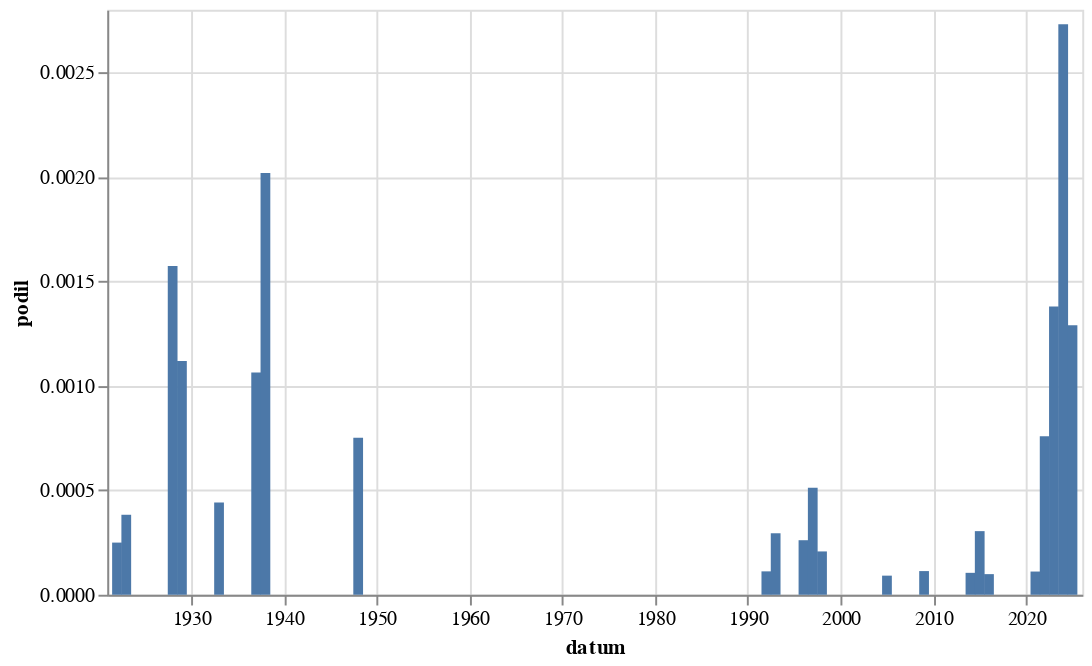

The notebook cell saved with this chart:
### Code cell
graf(vyvoj(r'[Kk]okain'))

### Figure 1 — Vega-Lite specification as saved in the notebook (floating-point values rounded to 4 significant figures)
{"config": {"view": {"continuousWidth": 300, "continuousHeight": 300}}, "data": {"name": "data-9bc4d855d7cabb91db7e4482f0aba076"}, "mark": {"type": "bar"}, "encoding": {"x": {"field": "datum", "type": "temporal"}, "y": {"field": "podil", "type": "quantitative"}}, "height": 300, "width": 500, "$schema": "https://vega.github.io/schema/vega-lite/v5.8.0.json", "datasets": {"data-9bc4d855d7cabb91db7e4482f0aba076": [{"datum": "1922-01-01T00:00:00", "text": 1, "text_right": 4006, "podil": 0.0002496}, {"datum": "1923-01-01T00:00:00", "text": 1, "text_right": 2612, "podil": 0.0003828}, {"datum": "1928-01-01T00:00:00", "text": 5, "text_right": 3178, "podil": 0.001573}, {"datum": "1929-01-01T00:00:00", "text": 2, "text_right": 1788, "podil": 0.001119}, {"datum": "1933-01-01T00:00:00", "text": 1, "text_right": 2262, "podil": 0.0004421}, {"datum": "1937-01-01T00:00:00", "text": 2, "text_right": 1880, "podil": 0.001064}, {"datum": "1938-01-01T00:00:00", "text": 2, "text_right": 991, "podil": 0.002018}, {"datum": "1948-01-01T00:00:00", "text": 1, "text_right": 1331, "podil": 0.0007513}, {"datum": "1992-01-01T00:00:00", "text": 1, "text_right": 8933, "podil": 0.0001119}, {"datum": "1993-01-01T00:00:00", "text": 1, "text_right": 3398, "podil": 0.0002943}, {"datum": "1996-01-01T00:00:00", "text": 1, "text_right": 3831, "podil": 0.000261}, {"datum": "1997-01-01T00:00:00", "text": 3, "text_right": 5859, "podil": 0.000512}, {"datum": "1998-01-01T00:00:00", "text": 1, "text_right": 4823, "podil": 0.0002073}, {"datum": "2005-01-01T00:00:00", "text": 1, "text_right": 10937, "podil": 9.143e-05}, {"datum": "2009-01-01T00:00:00", "text": 1, "text_right": 8828, "podil": 0.0001133}, {"datum": "2014-01-01T00:00:00", "text": 1, "text_right": 9532, "podil": 0.0001049}, {"datum": "2015-01-01T00:00:00", "text": 3, "text_right": 9853, "podil": 0.0003045}, {"datum": "2016-01-01T00:00:00", "text": 1, "text_right": 10133, "podil": 9.869e-05}, {"datum": "2021-01-01T00:00:00", "text": 1, "text_right": 9003, "podil": 0.0001111}, {"datum": "2022-01-01T00:00:00", "text": 8, "text_right": 10550, "podil": 0.0007583}, {"datum": "2023-01-01T00:00:00", "text": 16, "text_right": 11599, "podil": 0.001379}, {"datum": "2024-01-01T00:00:00", "text": 32, "text_right": 11721, "podil": 0.00273}, {"datum": "2025-01-01T00:00:00", "text": 6, "text_right": 4653, "podil": 0.001289}]}}
